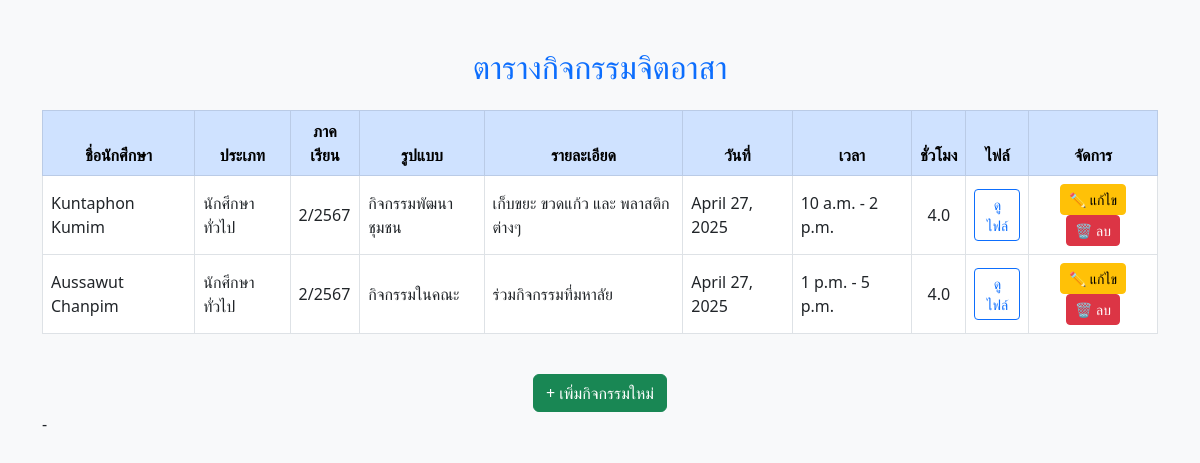
The page / on the database its author committed.
### core/models.py (models this page shows, shortened)
class Activity(models.Model):
    CATEGORY_CHOICES = [
        ('นักศึกษาทุนผู้ยืม', 'นักศึกษาทุนผู้ยืม'),
        ('นักศึกษาทั่วไป', 'นักศึกษาทั่วไป'),
    ]
    TERM_CHOICES = [
        ('1/2567', '1/2567'),
        ('2/2567', '2/2567'),
    ]
    ACTIVITY_TYPE_CHOICES = [
        ('กิจกรรมพัฒนาชุมชน', 'กิจกรรมพัฒนาชุมชน / ศาสนสถานต่างๆ'),
        ('กิจกรรมในคณะ', 'กิจกรรมในคณะ / มหาวิทยาลัย'),
    ]
    student_name = models.CharField(max_length=100, verbose_name="ชื่อนักศึกษา", blank=True, null=True)
    category = models.CharField(max_length=50, choices=CATEGORY_CHOICES)
    term = models.CharField(max_length=10, choices=TERM_CHOICES)
    activity_type = models.CharField(max_length=100, choices=ACTIVITY_TYPE_CHOICES)
    description = models.TextField()
    date = models.DateField()
    time_start = models.TimeField()
    time_end = models.TimeField()
    hours = models.FloatField()
    document = models.FileField(upload_to='documents/', blank=True, null=True)

### core/views.py (the view)
# urls.py: path('', views.activity_list, name='home'),  # เพิ่มที่นี่
def activity_list(request):
    activities = Activity.objects.all().order_by('-date')
    return render(request, 'core/list.html', {'activities': activities})

### core/templates/core/list.html (shortened to what this page needs)
{% load static %}
<!DOCTYPE html>
<html lang="th">
<head>
    <link href="https://cdn.jsdelivr.net/npm/bootstrap@5.3.0/dist/css/bootstrap.min.css" rel="stylesheet">
</head>
<body class="bg-light">
<div class="container mt-5">
    <h2 class="mb-4 text-center text-primary">ตารางกิจกรรมจิตอาสา</h2>
    <div class="table-responsive">
        <table class="table table-bordered table-hover align-middle">
            <thead class="table-primary text-center">
                <tr>
                    <th>ชื่อนักศึกษา</th>
                    <th>ประเภท</th>
                    <th>ภาคเรียน</th>
                    <th>รูปแบบ</th>
                    <th>รายละเอียด</th>
                    <th>วันที่</th>
                    <th>เวลา</th>
                    <th>ชั่วโมง</th>
                    <th>ไฟล์</th>
                    <th>จัดการ</th>
                </tr>
            </thead>
            <tbody>
                {% for activity in activities %}
                <tr>
                    <td>{{ activity.student_name }}</td>
                    <td>{{ activity.category }}</td>
                    <td>{{ activity.term }}</td>
                    <td>{{ activity.activity_type }}</td>
                    <td>{{ activity.description }}</td>
                    <td>{{ activity.date }}</td>
                    <td>{{ activity.time_start }} - {{ activity.time_end }}</td>
                    <td class="text-center">{{ activity.hours }}</td>
                    <td class="text-center">
                        {% if activity.document %}
                            <a href="{{ activity.document.url }}" class="btn btn-sm btn-outline-primary" target="_blank">ดูไฟล์</a>
                        {% else %}
                            -
                        {% endif %}
                    </td>
                    <td class="text-center">
                        <a href="{% url 'activity_edit' activity.pk %}" class="btn btn-sm btn-warning">✏ แก้ไข</a>
                        <a href="{% url 'activity_delete' activity.pk %}" class="btn btn-sm btn-danger"
                           onclick="return confirm('ยืนยันการลบกิจกรรมนี้หรือไม่?')">🗑 ลบ</a>
                      </td>
                </tr>
                {% empty %}
                <tr>
                    <td colspan="8" class="text-center text-muted">ยังไม่มีข้อมูลกิจกรรม</td>
                </tr>
                {% endfor %}
            </tbody>
        </table>
    </div>
    <div class="text-center mt-4">
        <a href="{% url 'activity_form' %}" class="btn btn-success">+ เพิ่มกิจกรรมใหม่</a>
    </div>
    <td class="text-center">
        {% if activity.document %}
            <img src="{{ activity.document.url }}" alt="กิจกรรม" class="img-fluid" style="max-width: 150px;">
        {% else %}
            -
        {% endif %}
    </td>
</div>
</body>
</html>

### rows shown on the page
Activity: student_name "Kuntaphon Kumim", category "นักศึกษาทั่วไป", term "2/2567", activity_type "กิจกรรมพัฒนาชุมชน", description "เก็บขยะ ขวดแก้ว และ พลาสติกต่างๆ", date "April 27, 2025", time_start "10 a.m.", time_end "2 p.m.", hours "4.0"
Activity: student_name "Aussawut Chanpim", category "นักศึกษาทั่วไป", term "2/2567", activity_type "กิจกรรมในคณะ", description "ร่วมกิจกรรมที่มหาลัย", date "April 27, 2025", time_start "1 p.m.", time_end "5 p.m.", hours "4.0"
